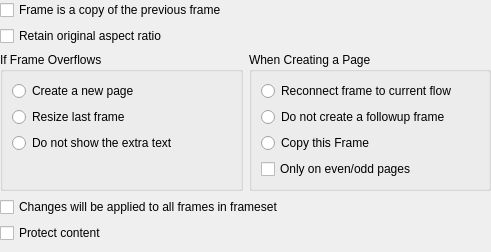
<ui version="4.0" >
 <class>KWGeneralFrameProperties</class>
 <widget class="QWidget" name="KWGeneralFrameProperties" >
  <property name="geometry" >
   <rect>
    <x>0</x>
    <y>0</y>
    <width>491</width>
    <height>252</height>
   </rect>
  </property>
  <layout class="QGridLayout" >
   <property name="leftMargin" >
    <number>0</number>
   </property>
   <property name="topMargin" >
    <number>0</number>
   </property>
   <property name="rightMargin" >
    <number>0</number>
   </property>
   <property name="bottomMargin" >
    <number>0</number>
   </property>
   <property name="horizontalSpacing" >
    <number>6</number>
   </property>
   <property name="verticalSpacing" >
    <number>6</number>
   </property>
   <item row="2" column="0" >
    <layout class="QHBoxLayout" >
     <property name="spacing" >
      <number>6</number>
     </property>
     <property name="leftMargin" >
      <number>0</number>
     </property>
     <property name="topMargin" >
      <number>0</number>
     </property>
     <property name="rightMargin" >
      <number>0</number>
     </property>
     <property name="bottomMargin" >
      <number>0</number>
     </property>
     <item>
      <widget class="QGroupBox" name="textGroupBox" >
       <property name="title" >
        <string>If Frame Overflows</string>
       </property>
       <property name="flat" >
        <bool>false</bool>
       </property>
       <layout class="QVBoxLayout" >
        <property name="spacing" >
         <number>6</number>
        </property>
        <property name="leftMargin" >
         <number>9</number>
        </property>
        <property name="topMargin" >
         <number>9</number>
        </property>
        <property name="rightMargin" >
         <number>9</number>
        </property>
        <property name="bottomMargin" >
         <number>9</number>
        </property>
        <item>
         <widget class="QRadioButton" name="createNewPage" >
          <property name="text" >
           <string>Create a new page</string>
          </property>
         </widget>
        </item>
        <item>
         <widget class="QRadioButton" name="resizeLastFrame" >
          <property name="text" >
           <string>Resize last frame</string>
          </property>
         </widget>
        </item>
        <item>
         <widget class="QRadioButton" name="noExtraText" >
          <property name="text" >
           <string>Do not show the extra text</string>
          </property>
         </widget>
        </item>
        <item>
         <spacer>
          <property name="orientation" >
           <enum>Qt::Vertical</enum>
          </property>
          <property name="sizeHint" >
           <size>
            <width>20</width>
            <height>20</height>
           </size>
          </property>
         </spacer>
        </item>
       </layout>
      </widget>
     </item>
     <item>
      <widget class="QGroupBox" name="newPageGroupBox" >
       <property name="title" >
        <string>When Creating a Page</string>
       </property>
       <layout class="QVBoxLayout" >
        <item>
         <widget class="QRadioButton" name="reconnect" >
          <property name="text" >
           <string>Reconnect frame to current flow</string>
          </property>
         </widget>
        </item>
        <item>
         <widget class="QRadioButton" name="noFollowup" >
          <property name="text" >
           <string>Do not create a followup frame</string>
          </property>
         </widget>
        </item>
        <item>
         <widget class="QRadioButton" name="placeCopy" >
          <property name="text" >
           <string>Copy this Frame</string>
          </property>
         </widget>
        </item>
        <item>
         <widget class="QCheckBox" name="evenOdd" >
          <property name="text" >
           <string>Only on even/odd pages</string>
          </property>
         </widget>
        </item>
       </layout>
      </widget>
     </item>
    </layout>
   </item>
   <item row="4" column="0" >
    <widget class="QCheckBox" name="protectContent" >
     <property name="text" >
      <string>Protect content</string>
     </property>
    </widget>
   </item>
   <item row="0" column="0" >
    <widget class="QCheckBox" name="isCopyOfPrevious" >
     <property name="text" >
      <string>Frame is a copy of the previous frame</string>
     </property>
    </widget>
   </item>
   <item row="3" column="0" >
    <widget class="QCheckBox" name="allFrames" >
     <property name="text" >
      <string>Changes will be applied to all frames in frameset</string>
     </property>
    </widget>
   </item>
   <item row="5" column="0" >
    <spacer>
     <property name="orientation" >
      <enum>Qt::Vertical</enum>
     </property>
     <property name="sizeHint" >
      <size>
       <width>411</width>
       <height>20</height>
      </size>
     </property>
    </spacer>
   </item>
   <item row="1" column="0" >
    <widget class="QCheckBox" name="keepAspectRatio" >
     <property name="text" >
      <string>Retain original aspect ratio</string>
     </property>
    </widget>
   </item>
  </layout>
 </widget>
 <tabstops>
  <tabstop>isCopyOfPrevious</tabstop>
  <tabstop>keepAspectRatio</tabstop>
  <tabstop>createNewPage</tabstop>
  <tabstop>resizeLastFrame</tabstop>
  <tabstop>noExtraText</tabstop>
  <tabstop>reconnect</tabstop>
  <tabstop>noFollowup</tabstop>
  <tabstop>placeCopy</tabstop>
  <tabstop>evenOdd</tabstop>
  <tabstop>allFrames</tabstop>
  <tabstop>protectContent</tabstop>
 </tabstops>
 <resources/>
 <connections>
  <connection>
   <sender>noFollowup</sender>
   <signal>toggled(bool)</signal>
   <receiver>evenOdd</receiver>
   <slot>setDisabled(bool)</slot>
   <hints>
    <hint type="sourcelabel" >
     <x>364</x>
     <y>80</y>
    </hint>
    <hint type="destinationlabel" >
     <x>347</x>
     <y>162</y>
    </hint>
   </hints>
  </connection>
 </connections>
</ui>
